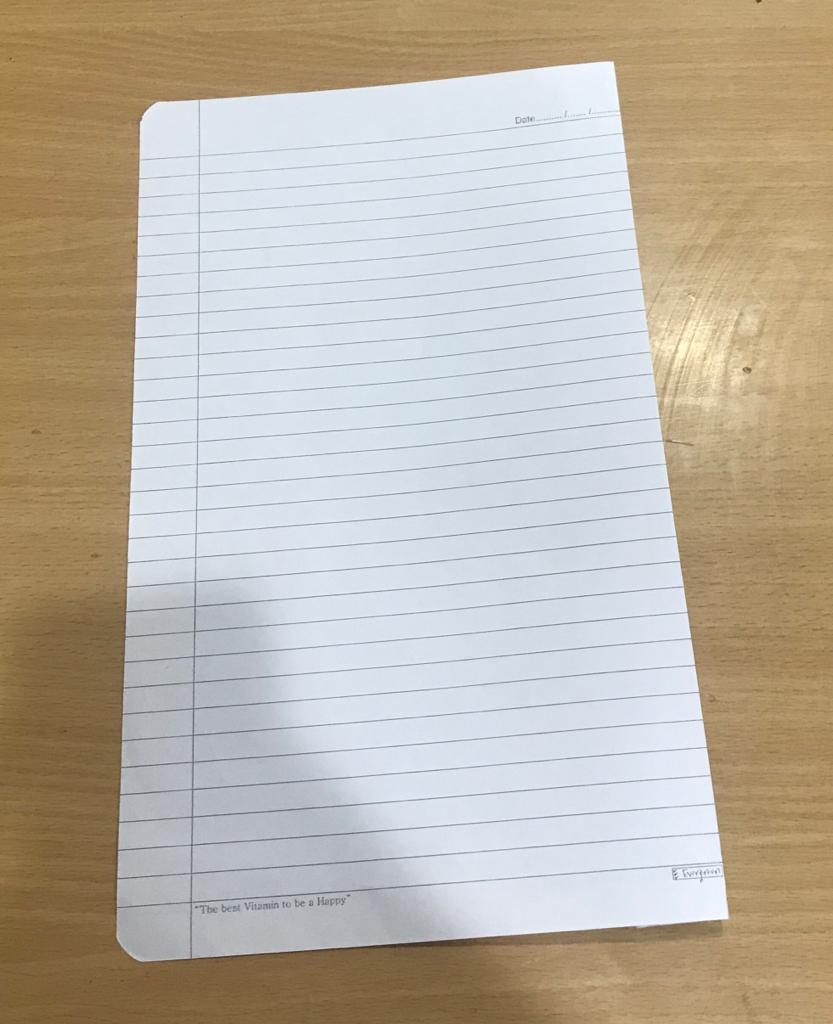
#> input picture img.jpeg, 833 x 1024 px
$ jupyter execute code1.ipynb
#> lines starting #> are read from the running program, lines starting #| are printed output that depends on the picture
[cell 1]
import cv2 as cv
import numpy as np
import matplotlib.pyplot as plt

[cell 2]
img=cv.imread('img.jpeg',0)
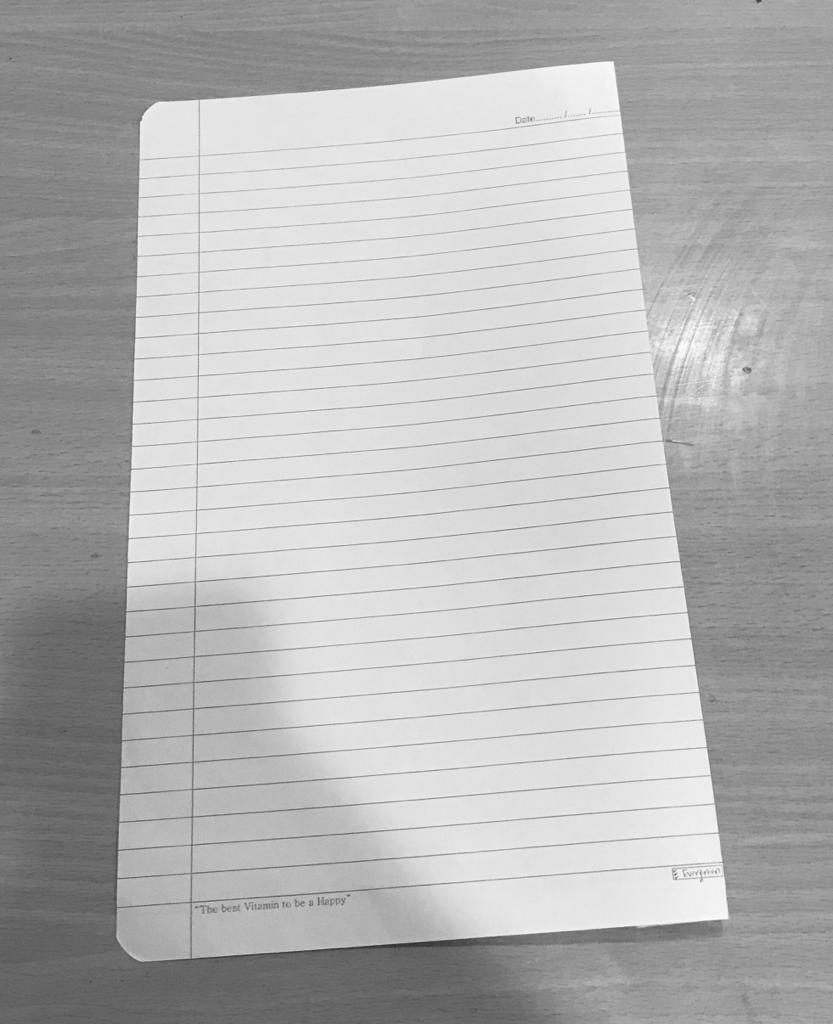
#> img: shape (1024, 833); min 46, max 255, mean 181.3
plt.imshow(img,cmap='gray');plt.show()

[cell 3]
blurred=cv.GaussianBlur(img,(5,5),0)
plt.imshow(blurred,cmap='gray');plt.show()

[cell 4]
edged=cv.Canny(blurred,30,50)
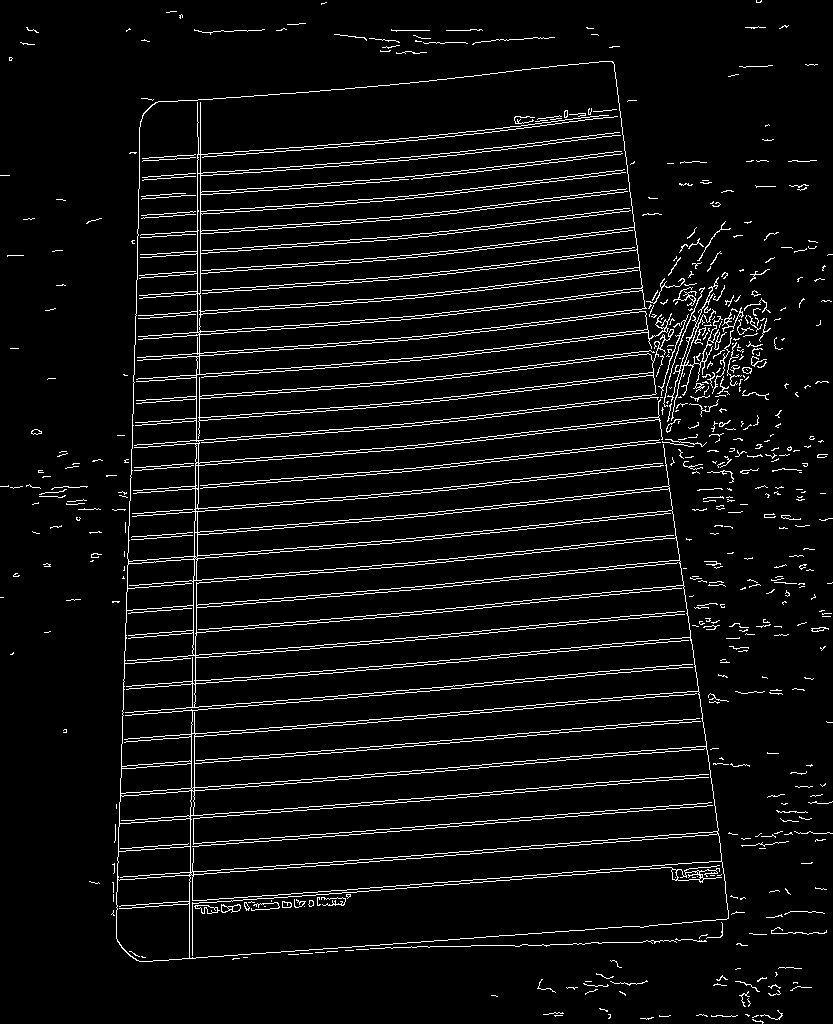
#> edged: shape (1024, 833); 5.8% white in thin lines or dots
plt.imshow(edged,cmap='gray');plt.show()
